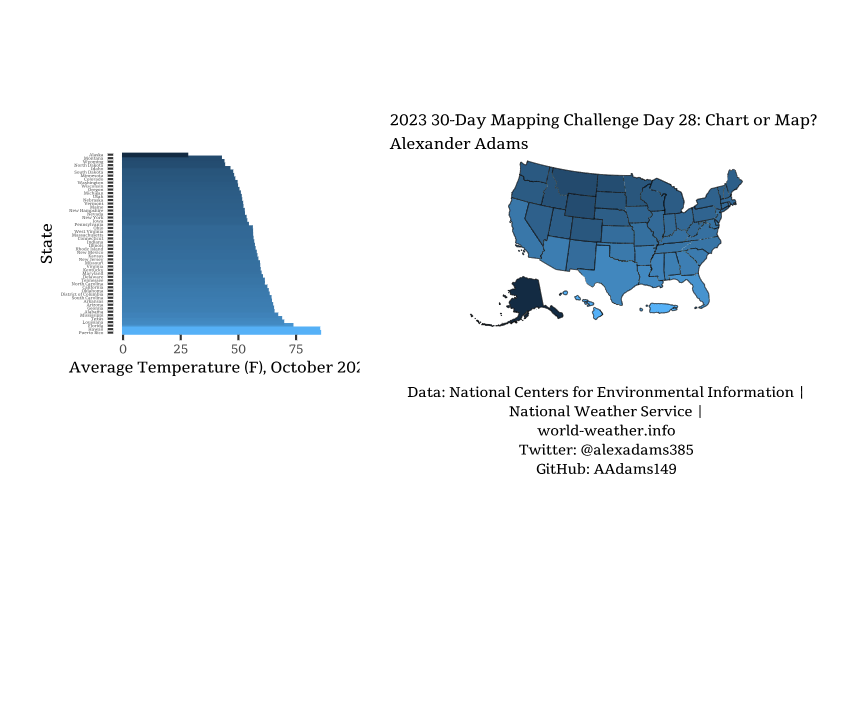

Generate this figure with R:

library(cowplot)
library(dplyr)
library(ggiraph)
library(ggplot2)
library(patchwork)
library(readr)
library(sf)
library(showtext)
library(tigris)

showtext_auto()
font_add_google('Suravaram')
plotfont <- 'Suravaram'

state_abb_key <-
  cbind.data.frame(state.name,
                   state.abb
  ) %>%
  bind_rows(
    data.frame(
      state.name = c('District of Columbia',
                     'Puerto Rico'),
      state.abb = c('DC',
                    'PR')
    )
  ) %>%
  rename('NAME' = state.name,
         'abbr' = state.abb)

data <-
  read_csv('day28_chartormap/oct_temp.csv') %>%
  select('NAME' = Name,
         Value) %>%
  left_join(state_abb_key)

states <-
  tigris::states() %>%
  shift_geometry() %>%
  select(NAME) %>%
  filter(NAME %in% unique(data$NAME)) %>%
  left_join(data)

map <-
  ggplot() +
  geom_sf_interactive(data = states,
          color = '#000000',
          aes(fill = Value,
              data_id = NAME,
              tooltip = paste0(NAME,
                               ': ',
                               Value,'°F'))) +
  guides(fill = 'none') +
  ggtitle('U.S. States by Average Temperature (°F), October 2023',
          subtitle = '2023 30-Day Mapping Challenge Day 28: Chart or Map?\nAlexander Adams') +
  labs(caption = 'Data: National Centers for Environmental Information |\nNational Weather Service |\nworld-weather.info\nTwitter: @alexadams385\nGitHub: AAdams149') +
  theme_void() +
  theme(
    text = element_text(family = plotfont),
    plot.background = element_rect(fill = '#FFFFFF',
                                   color = '#FFFFFF'),
    panel.background = element_rect(fill = '#FFFFFF',
                                    color = '#FFFFFF'),
    legend.title.align = 0.1,
    plot.title = element_text(
      hjust = 0.5,
      color = 'white',
      size = 24,
      lineheight = 0.5
    ),
    legend.text = element_text(
      color = 'black',
      family = plotfont,
      size = 18
    ),
    legend.title = element_text(
      color = 'black',
      family = plotfont,
      size = 18,
      lineheight = 0.3
    ),
    legend.direction = 'horizontal',
    legend.box = 'horizontal',
    legend.box.margin = margin(0, 0, 0, 0),
    plot.margin = margin(
      t = 25,
      r = 15,
      b = 25,
      l = 15
    ),
    legend.position = c(0.5, 0.1),
    plot.caption = element_text(
      color = 'black',
      hjust = 0.5,
      size = 10,
      lineheight = 0.8
    ),
    axis.text.x = element_blank(),
    axis.text.y = element_blank(),
    axis.line = element_blank(),
    axis.ticks = element_blank()
  )

bar <-
  ggplot(data = states) +
  geom_bar_interactive(stat = 'identity',aes(
                           x = Value,
                           y = reorder(NAME,-Value),
                           fill = Value,
                           color = Value,
                           data_id = NAME,
                           tooltip = paste0(NAME,': ',Value,'°F'))) +
  guides(color = 'none') +
  guides(fill = 'none') +
  labs(y = 'State',
       x = 'Average Temperature (F), October 2023') +
  theme(
    text = element_text(family = plotfont),
    plot.background = element_rect(fill = '#FFFFFF',
                                   color = '#FFFFFF'),
    panel.background = element_rect(fill = '#FFFFFF',
                                    color = '#FFFFFF'),
    legend.title.align = 0.1,
    plot.title = element_text(
      hjust = 0.5,
      color = 'black',
      size = 24,
      lineheight = 0.5
    ),
    legend.text = element_text(
      color = 'black',
      family = plotfont,
      size = 18
    ),
    legend.title = element_text(
      color = 'black',
      family = plotfont,
      size = 18,
      lineheight = 0.3
    ),
    legend.box = 'horizontal',
    legend.box.margin = margin(0, 0, 0, 0),
    plot.margin = margin(
      t = 25,
      r = 15,
      b = 25,
      l = 15
    ),
    legend.position = c(0.92, 0.5),
    plot.caption = element_text(
      color = 'white',
      hjust = 0.5,
      size = 18,
      lineheight = 0.8
    ),
    axis.text.y = element_text(family = plotfont,
                               size = 3),
    axis.line = element_blank()
  )

output <-
  girafe(ggobj = wrap_plots(bar, map, widths = c(4, 8), heights = c(12, 12),
                          ncol = 2),
       options = list(
         opts_hover(css = ""),
         opts_hover_inv(css = "opacity:0.25;")
       ))

htmlwidgets::saveWidget(output, 'day28_chartormap/day28_chartormap.html')
